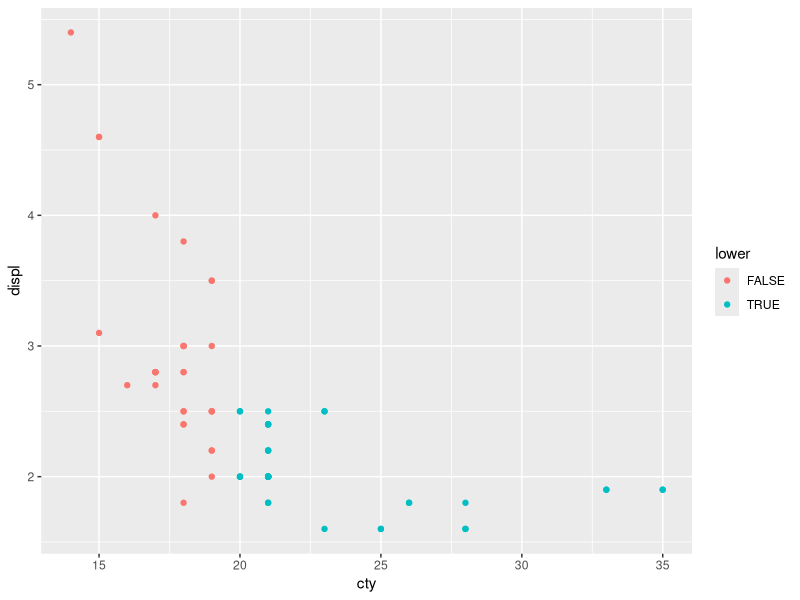

This figure's R source:
## ---- chunk 1
knitr::opts_chunk$set(echo = T)

## ---- chunk 2
library(tidyverse)
# we will be needing functions from the package tidyverse, this is what you should have loaded in with library(). Quotation marks don't make a difference here, you can take them or leave them.
## ---- chunk 3
cars <- read_csv("cars_for_sale.csv")
prices <- read_csv("prices.csv")
# common error from 1A was to use the incorrect read.csv... it does a similar thing, but the data table that results is actually different from the one created by read_csv.

# we have taught you to use read_csv(), so please use that unless you have justifyable reasons to use the other.
## ---- chunk 4
cars_selected <- select(cars, -trans, -hwy, -drv)
# note to get rid of a few we use the minus sign and the names of those we want to bin
# if we want only to keep a few we can name the ones to keep without the minus

# its like saying "subtract" this variable when you use the minus, and "keep" when you don't
## ---- chunk 5
cars_filtered <- filter(cars_selected, class != "2seater" & class != "suv" & class != "pickup")
## ---- chunk 6
cars_grouped <- group_by(cars_filtered, fl)
# you can use the command glimpse(cars_grouped) to see how R looks at the data organisation: what are counted as groups is listed at the top

cars_summarised <- summarise(cars_grouped, mean_cty = mean(cty))
# summarise uses many summary functions, like mean(). There are lots to choose from depending on the task you wish to perform
## ---- chunk 7
cars_mutated <- mutate(cars_filtered, lower = cty >= 19.23529)
# note the combination of the relational operators
## ---- chunk 8
cars_joined <- inner_join(cars_mutated, prices, by = c("manufacturer", "model", "year"))
# the function c() - otherwise called combine or concatenate- allows you to define multiple things together, in this case our key variables.
## ---- chunk 9
cars_arranged <- arrange(cars_joined, desc(cty))
# must include desc() for descending, otherwise goes to default ascending
## ---- chunk 10
ggplot(data = cars_arranged, aes (x = cty, y = displ)) +
  geom_point(aes(colour = lower)) # the part inside the aes() within geom_point changes the colour automatically by the status of "lower" variable
